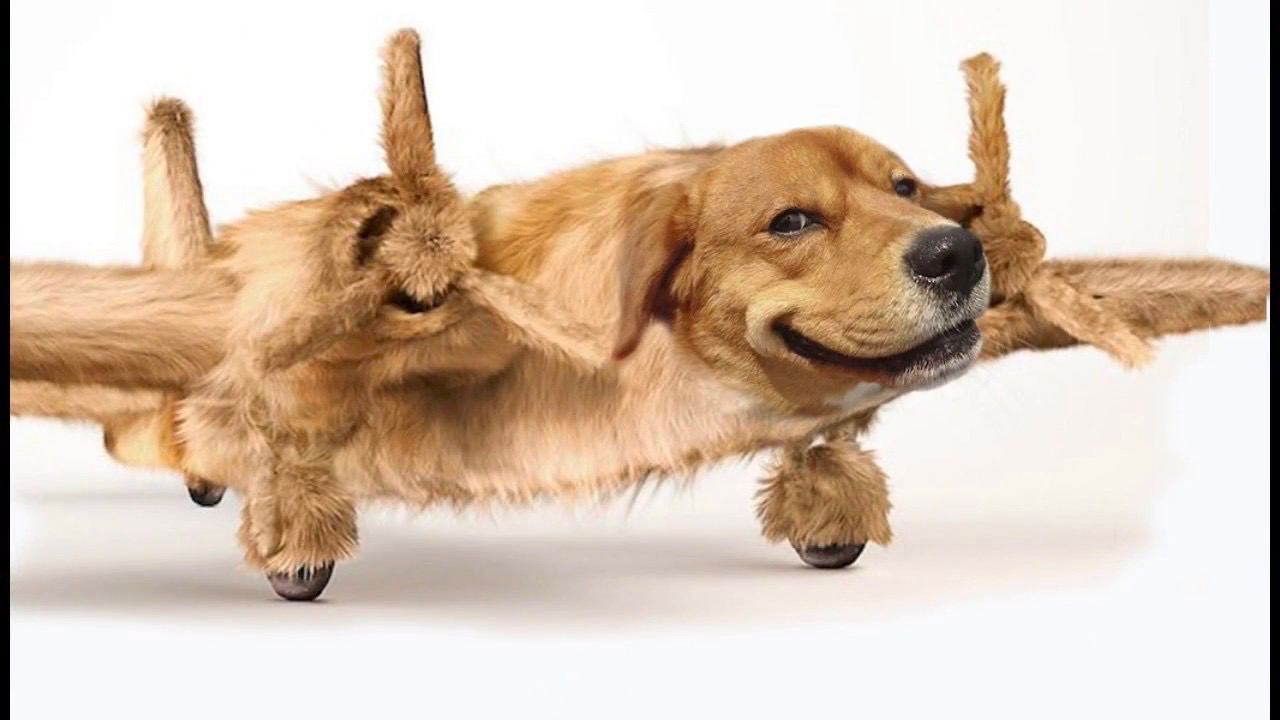
#> input picture images/pyos-samolyot.jpg, 1280 x 720 px
$ python main.py
#> lines starting #> are read from the running program, lines starting #| are printed output that depends on the picture
import cv2
import numpy as np

photo = cv2.imread('../images/pyos-samolyot.jpg')
#> photo is the input picture: shape (720, 1280, 3); mean B, G, R 183.2, 199.6, 218.2
img = np.zeros(photo.shape[:2], dtype='uint8')

circle = cv2.circle(
    img=img.copy(),
    center=(200, 300),
    radius=120,
    color=255,
    thickness=-1,  # filled
)

square = cv2.rectangle(
    img=img.copy(),
    pt1=(25, 25),
    pt2=(250, 350),
    color=255,
    thickness=-1,  # filled
)

img = cv2.bitwise_and(photo, photo, mask=circle)
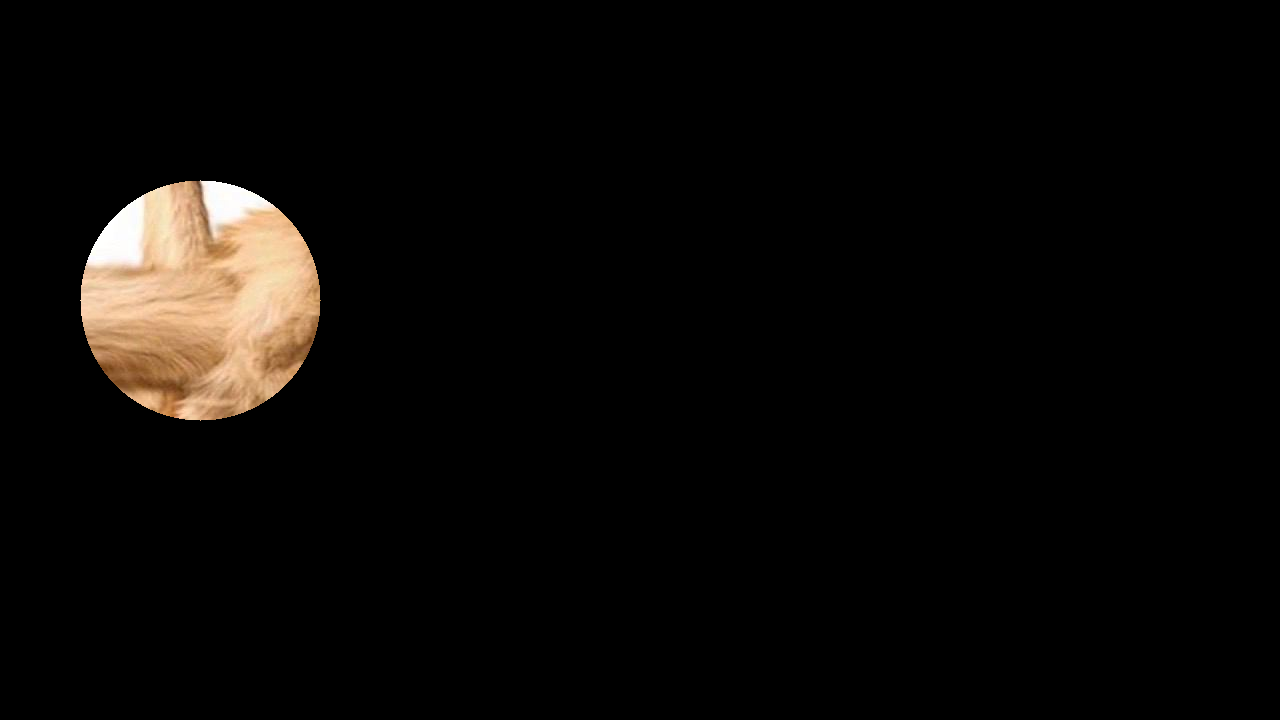
#> img: shape (720, 1280, 3); mean B, G, R 6.8, 8.8, 10.9
# [6 lines of commented-out code are left out]
cv2.imshow('Result', img)
cv2.waitKey(0)

$ run again, with images/a_lot.jpg copied over images/pyos-samolyot.jpg
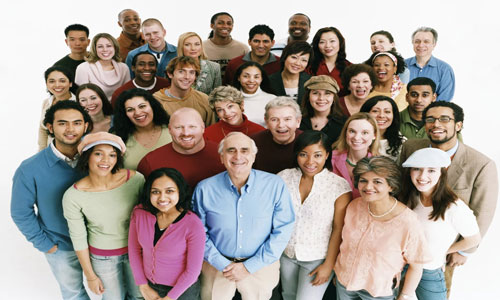
#> input picture images/a_lot.jpg, 500 x 300 px
#> photo is the input picture: shape (300, 500, 3); mean B, G, R 152.4, 158.7, 169.9
#> `img = cv2.bitwise_and(photo, photo, mask=circle)`:
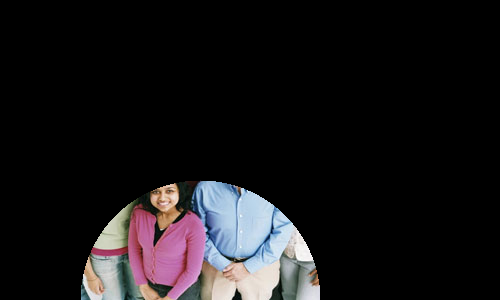
#> img: shape (300, 500, 3); mean B, G, R 23.7, 21.8, 23.9
